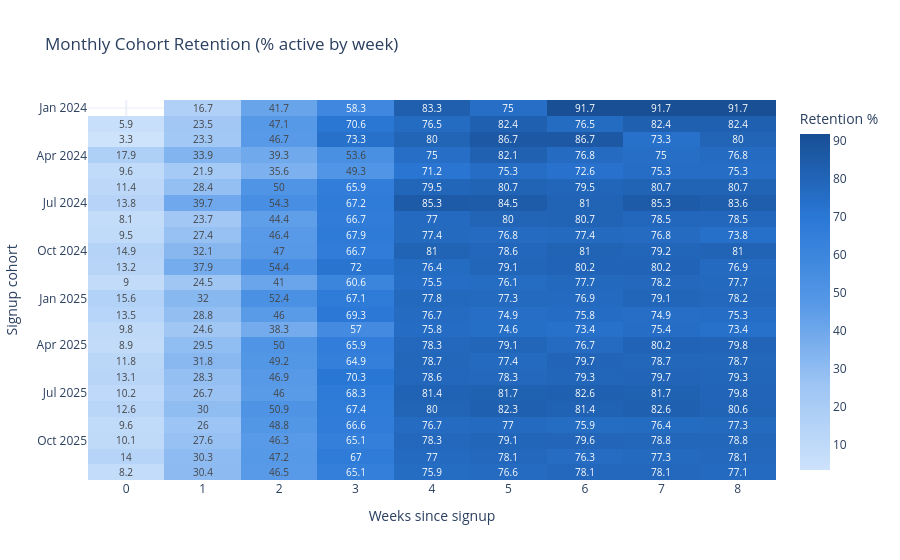

Source (notebook cell):
### Markdown cell above
## Cohort retention heatmap

Cohorted by signup **month** here (rather than week, as in the SQL file) purely
for a legible grid size in a static chart -- same "active = had a session"
definition as `03_retention_analysis.sql` (3a).

### Code cell
cohort = pd.read_sql("""
    WITH cohorts AS (
        SELECT user_id, DATE_TRUNC('month', signup_date)::DATE AS cohort_month
        FROM users
    ),
    cohort_sizes AS (
        SELECT cohort_month, COUNT(*) AS cohort_size
        FROM cohorts
        GROUP BY cohort_month
    ),
    user_weeks AS (
        SELECT DISTINCT
            s.user_id,
            c.cohort_month,
            FLOOR(EXTRACT(EPOCH FROM (s.started_at - c.cohort_month)) / (7 * 86400))::INT AS week_number
        FROM sessions s
        JOIN cohorts c ON c.user_id = s.user_id
        WHERE s.started_at >= c.cohort_month
    )
    SELECT
        c.cohort_month,
        uw.week_number,
        ROUND(100.0 * COUNT(DISTINCT uw.user_id) / cs.cohort_size, 1) AS retention_pct
    FROM cohort_sizes cs
    JOIN cohorts c ON c.cohort_month = cs.cohort_month
    JOIN user_weeks uw ON uw.user_id = c.user_id AND uw.cohort_month = c.cohort_month
    WHERE uw.week_number BETWEEN 0 AND 8
    GROUP BY c.cohort_month, cs.cohort_size, uw.week_number
    ORDER BY c.cohort_month, uw.week_number
""", engine)

pivot = cohort.pivot(index="cohort_month", columns="week_number", values="retention_pct")

fig = px.imshow(
    pivot,
    color_continuous_scale=SEQUENTIAL_BLUE,
    labels=dict(x="Weeks since signup", y="Signup cohort", color="Retention %"),
    text_auto=True,
    aspect="auto",
    title="Monthly Cohort Retention (% active by week)",
)
fig.update_layout(template="plotly_white")
fig.show()

### Figure 1 — Plotly figure (JSON) as saved in the notebook; plotly's stock layout.template omitted (floating-point values rounded to 4 significant figures; data arrays with more than 128 entries replaced by an {"elided": "..."} marker saying what was removed)
{"data": [{"coloraxis": "coloraxis", "hovertemplate": "Weeks since signup: %{x}<br>Signup cohort: %{y}<br>Retention %: %{z}<extra></extra>", "name": "0", "texttemplate": "%{z}", "type": "heatmap", "x": [0, 1, 2, 3, 4, 5, 6, 7, 8], "xaxis": "x", "y": ["2024-01-01", "2024-02-01", "2024-03-01", "2024-04-01", "2024-05-01", "2024-06-01", "2024-07-01", "2024-08-01", "2024-09-01", "2024-10-01", "2024-11-01", "2024-12-01", "2025-01-01", "2025-02-01", "2025-03-01", "2025-04-01", "2025-05-01", "2025-06-01", "2025-07-01", "2025-08-01", "2025-09-01", "2025-10-01", "2025-11-01", "2025-12-01"], "yaxis": "y", "z": {"elided": "24x9 float values"}}], "layout": {"coloraxis": {"autocolorscale": false, "colorbar": {"title": {"text": "Retention %"}}, "colorscale": [[0.0, "#cde2fb"], [0.25, "#9ec5f4"], [0.5, "#5598e7"], [0.75, "#2a78d6"], [1.0, "#184f95"]]}, "title": {"text": "Monthly Cohort Retention (% active by week)"}, "xaxis": {"anchor": "y", "domain": [0.0, 1.0], "title": {"text": "Weeks since signup"}}, "yaxis": {"anchor": "x", "autorange": "reversed", "domain": [0.0, 1.0], "title": {"text": "Signup cohort"}}}}
